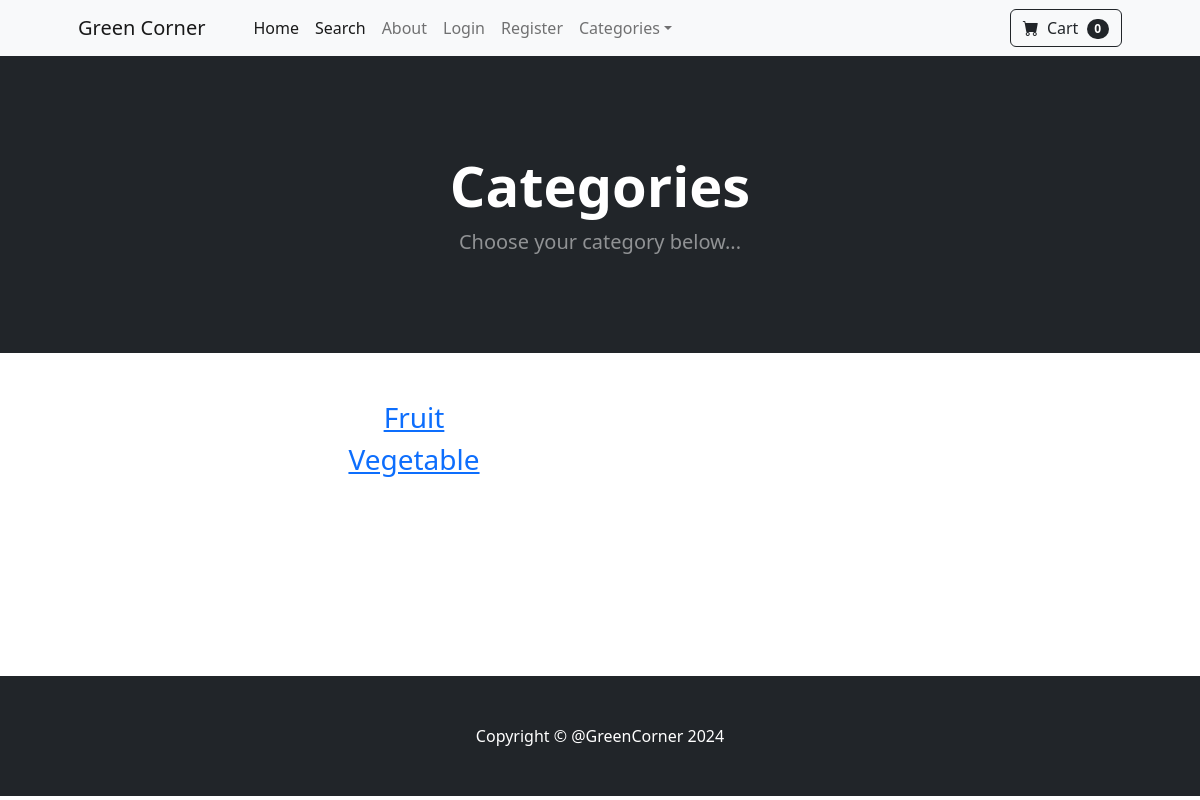
The app's page /category_summary/, older data.
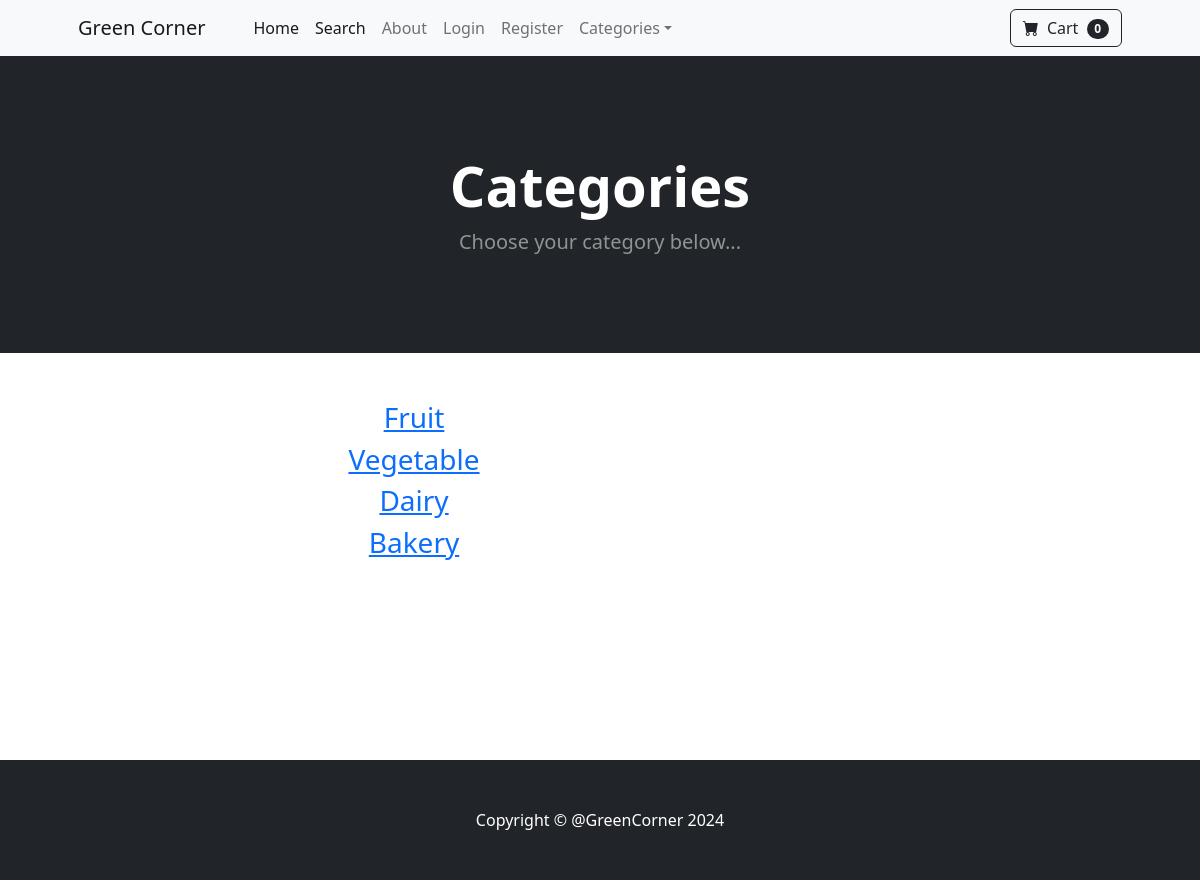
The same page, newer data.
### store/models.py (models this page shows)
class Category(models.Model):
    name = models.CharField(max_length=50)
    def __str__(self):
        return self.name
    class Meta:
        verbose_name_plural = 'Categories'

### store/views.py (the view)
# urls.py: path('category_summary/', views.category_summary, name='category_summary'),
def category_summary(request):
    categories = Category.objects.all()
    context = {'categories': categories}
    return render(request, 'category_summary.html', context)

### cart/cart.py (called while the page is built)
    def __len__(self):
        return len(self.cart)

### cart/context_processors.py (called while the page is built)
def cart(request):
    return {'cart': Cart(request)}

### store/templates/category_summary.html
{% extends 'base.html' %}
{% block content %}
     <header class="bg-dark py-5">
            <div class="container px-4 px-lg-5 my-5">
                <div class="text-center text-white">
                    <h1 class="display-4 fw-bolder">Categories</h1>
                    <p class="lead fw-normal text-white-50 mb-0">Choose your category below...</p>
                </div>
            </div>
        </header>
    <div class="container">
        <div class="row">
            <div style="text-align: center;">
                <div class="col-8">
                    <br/><br/>
                    {% for category in categories %}
                        <h3><a href="{% url 'category' category %}">{{ category }}</a></h3>
                    {% endfor %}
                    <br/><br/><br/><br/><br/><br/><br/><br/>
                </div>
            </div>
        </div>
    </div>
{% endblock content %}

Row changes from the older to the newer data that the page shows:
added Category: name "Dairy"
added Category: name "Bakery"
